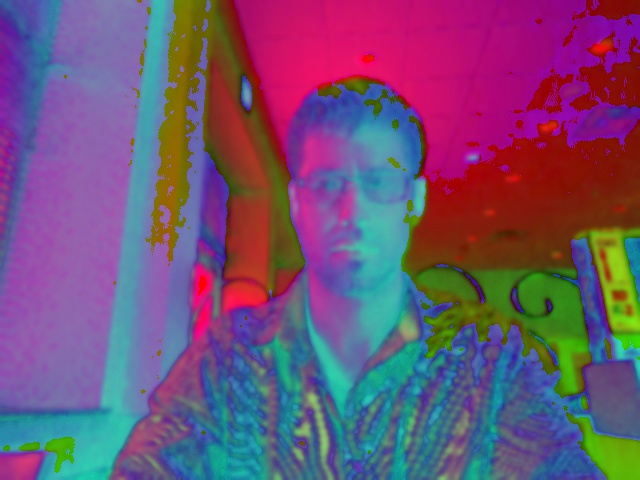
#> input picture data/write/july/imgs13/img_t1.jpg, 640 x 480 px
$ python -i track_a.py   (imports and definitions only)   (Python 2 division)
#> lines starting #> are read from the running program, lines starting #| are printed output that depends on the picture
#> further down, picture is the input picture: shape (480, 640, 3); mean B, G, R 116.1, 81.8, 112.5
import os
import numpy as np
import cv2
import imutils
from collections import deque
from matplotlib import image as mpimg

from matplotlib import pyplot as plt

def hello():
    print 'world!'

#TODO - color converter
# [39 lines left out: functions multi_plot, multi_hist, multi_hist_live, not called in this run]


def transform1(frame, blur = 11, b_hsv = False):

#> called with blur = 11, b_hsv = False
    greenLower = (25,25,25)
    greenUpper = (45,45,45)
    pts = deque(maxlen=64)

    #frame = imutils.resize(frame, width=600)
    out = cv2.GaussianBlur(frame, (blur, blur), 0)
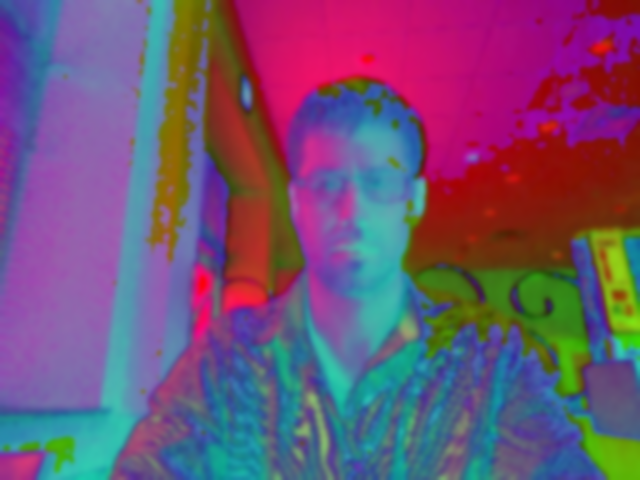
#> out: shape (480, 640, 3); mean B, G, R 116.1, 81.8, 112.5
    #hsv = cv2.cvtColor(frame, cv2.COLOR_BGR2HSV)
    #if b_hsv:
    #    out = blurred

    mask = cv2.inRange(out, greenLower, greenUpper)
#> mask: shape (480, 640); every value is 0
    mask = cv2.erode(mask, None, iterations=2)
    mask = cv2.dilate(mask, None, iterations=2)

    return mask

def find_xy(mask):

    cnts = cv2.findContours(mask.copy(), cv2.RETR_EXTERNAL,
        cv2.CHAIN_APPROX_SIMPLE)[-2]
#> cnts = []

    if len(cnts) > 0:
        c = max(cnts, key=cv2.contourArea)
        ((x, y), radius) = cv2.minEnclosingCircle(c)

        return (x,y)
    return 0,0

def find_radius(mask):

    cnts = cv2.findContours(mask.copy(), cv2.RETR_EXTERNAL,
        cv2.CHAIN_APPROX_SIMPLE)[-2]

    if len(cnts) > 0:
        c = max(cnts, key=cv2.contourArea)
        ((x, y), radius) = cv2.minEnclosingCircle(c)
        return radius
    return 0

def filter_success(radius = 10):
        return radius >= min_radius

# [6 lines left out: function draw_tracking1, not called in this run]


def track(pic):
    """ ((x,y),radius)  """
    tframe = transform1(pic)
    center = find_xy(tframe)
#> center = (0, 0)
    radius = find_radius(tframe)
#> in find_radius, `cnts = cv2.findContours(mask.copy(), cv2.RETR_EXTERNAL, cv2.CHAIN_APPR..`: cnts = []
#> radius = 0
    return center,radius


# [60 lines left out: functions batch_files, batch_mask, batch_track, batch_timeit, batch, not called in this run]


def flat_3clr(pic):
    return [ tuple([pic[h,w,clr] for clr in range(3)]) for h in range(pic.shape[0]) for w in range(pic.shape[1]) ]

def px3clr_3px1clr(list_pixels):
    return [ map( lambda v: v[clr], list_pixels ) for clr in range(3)]


# [5 lines left out: function px_filter, not called in this run]

def px_to_list(img):
    hL,wL = img.shape[0], img.shape[1]
    return [ tuple( img[h,w,:] ) for h in range(hL) for w in range(wL) ]


# [55 lines left out: functions ball_vs_background, rect_vs_outside, not called in this run]

# [12 lines of commented-out code are left out]

>>> import cv2
>>> picture = cv2.imread('../data/write/july/imgs13/img_t1.jpg')
>>> result = track(picture)
#> result = ((0, 0), 0)

$ run again, on data/write/july/imgs13/rect_t1.jpg
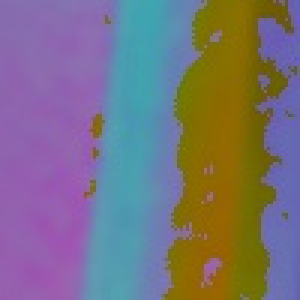
#> input picture data/write/july/imgs13/rect_t1.jpg, 100 x 100 px (shown 3 times larger)
#> picture is the input picture: shape (100, 100, 3); mean B, G, R 125.5, 114.1, 121.2
#> in transform1, `out = cv2.GaussianBlur(frame, (blur, blur), 0)`:
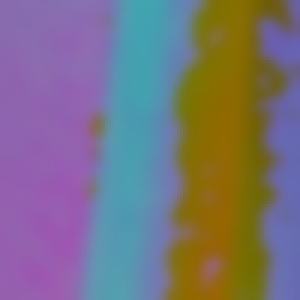
#> out: shape (100, 100, 3) (shown 3 times larger); mean B, G, R 125.5, 114.1, 121.2
#> mask: shape (100, 100); every value is 0
#> in find_xy, `cnts = cv2.findContours(mask.copy(), cv2.RETR_EXTERNAL, cv2.CHAIN_APPR..`: cnts = []
#> center = (0, 0)
#> in find_radius, `cnts = cv2.findContours(mask.copy(), cv2.RETR_EXTERNAL, cv2.CHAIN_APPR..`: cnts = []
#> radius = 0
#> result = ((0, 0), 0)
